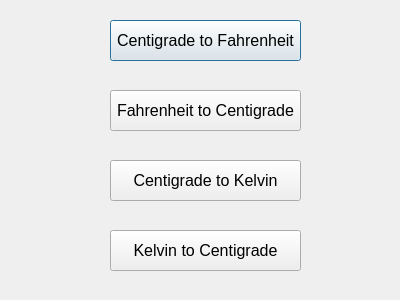
<?xml version="1.0" encoding="UTF-8"?>
<ui version="4.0">
 <class>Temprature</class>
 <widget class="QDialog" name="Temprature">
  <property name="geometry">
   <rect>
    <x>0</x>
    <y>0</y>
    <width>400</width>
    <height>300</height>
   </rect>
  </property>
  <property name="windowTitle">
   <string>Temprature</string>
  </property>
  <widget class="QPushButton" name="pushButton">
   <property name="geometry">
    <rect>
     <x>110</x>
     <y>20</y>
     <width>191</width>
     <height>41</height>
    </rect>
   </property>
   <property name="font">
    <font>
     <pointsize>12</pointsize>
    </font>
   </property>
   <property name="text">
    <string>Centigrade to Fahrenheit</string>
   </property>
  </widget>
  <widget class="QPushButton" name="pushButton_2">
   <property name="geometry">
    <rect>
     <x>110</x>
     <y>90</y>
     <width>191</width>
     <height>41</height>
    </rect>
   </property>
   <property name="font">
    <font>
     <pointsize>12</pointsize>
    </font>
   </property>
   <property name="text">
    <string>Fahrenheit to Centigrade</string>
   </property>
  </widget>
  <widget class="QPushButton" name="pushButton_3">
   <property name="geometry">
    <rect>
     <x>110</x>
     <y>160</y>
     <width>191</width>
     <height>41</height>
    </rect>
   </property>
   <property name="font">
    <font>
     <pointsize>12</pointsize>
    </font>
   </property>
   <property name="text">
    <string>Centigrade to Kelvin</string>
   </property>
  </widget>
  <widget class="QPushButton" name="pushButton_4">
   <property name="geometry">
    <rect>
     <x>110</x>
     <y>230</y>
     <width>191</width>
     <height>41</height>
    </rect>
   </property>
   <property name="font">
    <font>
     <pointsize>12</pointsize>
    </font>
   </property>
   <property name="text">
    <string>Kelvin to Centigrade</string>
   </property>
  </widget>
 </widget>
 <resources/>
 <connections/>
</ui>
